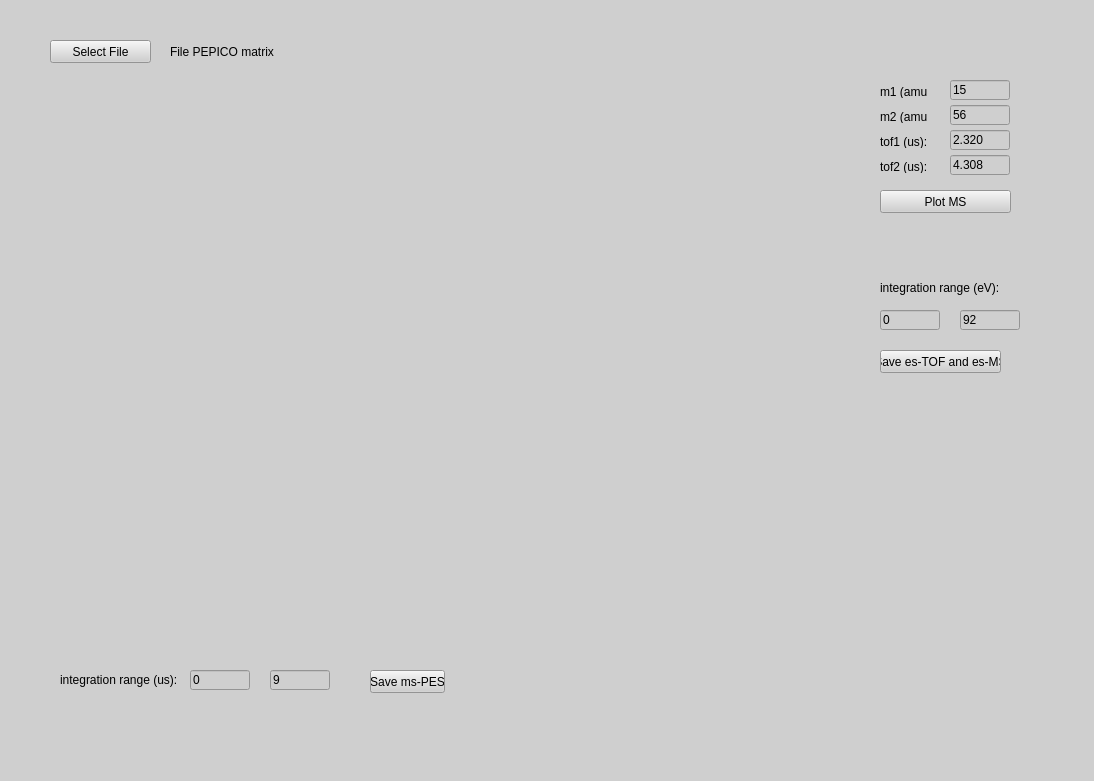
<?xml version="1.0" encoding="UTF-8"?>
<ui version="4.0">
 <class>MainWindow</class>
 <widget class="QMainWindow" name="MainWindow">
  <property name="geometry">
   <rect>
    <x>0</x>
    <y>0</y>
    <width>1094</width>
    <height>781</height>
   </rect>
  </property>
  <property name="windowTitle">
   <string>MainWindow</string>
  </property>
  <property name="autoFillBackground">
   <bool>false</bool>
  </property>
  <property name="styleSheet">
   <string notr="true">background-color: rgb(207, 207, 207);</string>
  </property>
  <widget class="QWidget" name="centralwidget">
   <widget class="QPushButton" name="file_btn">
    <property name="geometry">
     <rect>
      <x>50</x>
      <y>40</y>
      <width>101</width>
      <height>23</height>
     </rect>
    </property>
    <property name="text">
     <string>Select File</string>
    </property>
   </widget>
   <widget class="MplWidget" name="matrix_fig" native="true">
    <property name="geometry">
     <rect>
      <x>40</x>
      <y>80</y>
      <width>600</width>
      <height>350</height>
     </rect>
    </property>
   </widget>
   <widget class="QLabel" name="file_lbl">
    <property name="geometry">
     <rect>
      <x>170</x>
      <y>40</y>
      <width>561</width>
      <height>23</height>
     </rect>
    </property>
    <property name="text">
     <string>File PEPICO matrix</string>
    </property>
   </widget>
   <widget class="MplWidget" name="msPES_fig" native="true">
    <property name="geometry">
     <rect>
      <x>40</x>
      <y>430</y>
      <width>600</width>
      <height>230</height>
     </rect>
    </property>
   </widget>
   <widget class="MplWidget" name="TOF_fig" native="true">
    <property name="geometry">
     <rect>
      <x>640</x>
      <y>80</y>
      <width>230</width>
      <height>350</height>
     </rect>
    </property>
   </widget>
   <widget class="QLineEdit" name="m1_ent">
    <property name="geometry">
     <rect>
      <x>950</x>
      <y>80</y>
      <width>60</width>
      <height>20</height>
     </rect>
    </property>
    <property name="text">
     <string>15</string>
    </property>
   </widget>
   <widget class="QLineEdit" name="m2_ent">
    <property name="geometry">
     <rect>
      <x>950</x>
      <y>105</y>
      <width>60</width>
      <height>20</height>
     </rect>
    </property>
    <property name="text">
     <string>56</string>
    </property>
   </widget>
   <widget class="QLineEdit" name="t1_ent">
    <property name="geometry">
     <rect>
      <x>950</x>
      <y>130</y>
      <width>60</width>
      <height>20</height>
     </rect>
    </property>
    <property name="text">
     <string>2.320</string>
    </property>
   </widget>
   <widget class="QLineEdit" name="t2_ent">
    <property name="geometry">
     <rect>
      <x>950</x>
      <y>155</y>
      <width>60</width>
      <height>20</height>
     </rect>
    </property>
    <property name="text">
     <string>4.308</string>
    </property>
   </widget>
   <widget class="QLabel" name="m1_lbl">
    <property name="geometry">
     <rect>
      <x>880</x>
      <y>85</y>
      <width>47</width>
      <height>13</height>
     </rect>
    </property>
    <property name="text">
     <string>m1 (amu):</string>
    </property>
   </widget>
   <widget class="QLabel" name="m2_lbl">
    <property name="geometry">
     <rect>
      <x>880</x>
      <y>110</y>
      <width>47</width>
      <height>13</height>
     </rect>
    </property>
    <property name="text">
     <string>m2 (amu):</string>
    </property>
   </widget>
   <widget class="QLabel" name="m3_lbl">
    <property name="geometry">
     <rect>
      <x>880</x>
      <y>135</y>
      <width>47</width>
      <height>13</height>
     </rect>
    </property>
    <property name="text">
     <string>tof1 (us):</string>
    </property>
   </widget>
   <widget class="QLabel" name="m4_lbl">
    <property name="geometry">
     <rect>
      <x>880</x>
      <y>160</y>
      <width>47</width>
      <height>13</height>
     </rect>
    </property>
    <property name="text">
     <string>tof2 (us):</string>
    </property>
   </widget>
   <widget class="QPushButton" name="tof_ms_btn">
    <property name="geometry">
     <rect>
      <x>880</x>
      <y>190</y>
      <width>131</width>
      <height>23</height>
     </rect>
    </property>
    <property name="text">
     <string>Plot MS</string>
    </property>
   </widget>
   <widget class="QLineEdit" name="tof_lim2_ent">
    <property name="geometry">
     <rect>
      <x>270</x>
      <y>670</y>
      <width>60</width>
      <height>20</height>
     </rect>
    </property>
    <property name="text">
     <string>9</string>
    </property>
   </widget>
   <widget class="QLineEdit" name="tof_lim1_ent">
    <property name="geometry">
     <rect>
      <x>190</x>
      <y>670</y>
      <width>60</width>
      <height>20</height>
     </rect>
    </property>
    <property name="text">
     <string>0</string>
    </property>
   </widget>
   <widget class="QLabel" name="int_lbl">
    <property name="geometry">
     <rect>
      <x>60</x>
      <y>670</y>
      <width>121</width>
      <height>20</height>
     </rect>
    </property>
    <property name="text">
     <string>integration range (us):</string>
    </property>
   </widget>
   <widget class="QLineEdit" name="en_lim1_ent">
    <property name="geometry">
     <rect>
      <x>880</x>
      <y>310</y>
      <width>60</width>
      <height>20</height>
     </rect>
    </property>
    <property name="text">
     <string>0</string>
    </property>
   </widget>
   <widget class="QLineEdit" name="en_lim2_ent">
    <property name="geometry">
     <rect>
      <x>960</x>
      <y>310</y>
      <width>60</width>
      <height>20</height>
     </rect>
    </property>
    <property name="text">
     <string>92</string>
    </property>
   </widget>
   <widget class="QLabel" name="int_lbl_2">
    <property name="geometry">
     <rect>
      <x>880</x>
      <y>280</y>
      <width>121</width>
      <height>16</height>
     </rect>
    </property>
    <property name="text">
     <string>integration range (eV):</string>
    </property>
   </widget>
   <widget class="QPushButton" name="save_msPES_btn">
    <property name="geometry">
     <rect>
      <x>370</x>
      <y>670</y>
      <width>75</width>
      <height>23</height>
     </rect>
    </property>
    <property name="text">
     <string>Save ms-PES</string>
    </property>
   </widget>
   <widget class="QPushButton" name="save_esTOF_btn">
    <property name="geometry">
     <rect>
      <x>880</x>
      <y>350</y>
      <width>121</width>
      <height>23</height>
     </rect>
    </property>
    <property name="text">
     <string>Save es-TOF and es-MS</string>
    </property>
   </widget>
  </widget>
  <widget class="QMenuBar" name="menubar">
   <property name="geometry">
    <rect>
     <x>0</x>
     <y>0</y>
     <width>1094</width>
     <height>21</height>
    </rect>
   </property>
  </widget>
  <widget class="QStatusBar" name="statusbar"/>
 </widget>
 <customwidgets>
  <customwidget>
   <class>MplWidget</class>
   <extends>QWidget</extends>
   <header>mplwidget.h</header>
   <container>1</container>
  </customwidget>
 </customwidgets>
 <resources/>
 <connections/>
</ui>
